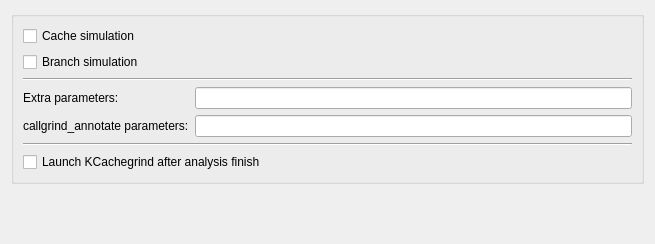
<?xml version="1.0" encoding="UTF-8"?>
<ui version="4.0">
 <class>Valgrind::CallgrindConfigPage</class>
 <widget class="QWidget" name="Valgrind::CallgrindConfigPage">
  <property name="geometry">
   <rect>
    <x>0</x>
    <y>0</y>
    <width>655</width>
    <height>244</height>
   </rect>
  </property>
  <layout class="QVBoxLayout">
   <item>
    <widget class="QGroupBox" name="groupBox_2">
     <property name="title">
      <string/>
     </property>
     <layout class="QVBoxLayout" name="verticalLayout_2">
      <item>
       <widget class="QCheckBox" name="cacheSimulation">
        <property name="toolTip">
         <string>&lt;html&gt;&lt;head/&gt;&lt;body&gt;&lt;p&gt;Specify if you want to do full cache simulation. By default, only instruction read accesses will be counted (&amp;quot;Ir&amp;quot;). With cache simulation, further event counters are enabled: &lt;/p&gt;&lt;p&gt;Cache misses on instruction reads (&amp;quot;I1mr&amp;quot;/&amp;quot;ILmr&amp;quot;), &lt;/p&gt;&lt;p&gt;data read accesses (&amp;quot;Dr&amp;quot;) and related cache misses (&amp;quot;D1mr&amp;quot;/&amp;quot;DLmr&amp;quot;), &lt;/p&gt;&lt;p&gt;data write accesses (&amp;quot;Dw&amp;quot;) and related cache misses (&amp;quot;D1mw&amp;quot;/&amp;quot;DLmw&amp;quot;).&lt;/p&gt;&lt;/body&gt;&lt;/html&gt;</string>
        </property>
        <property name="text">
         <string>Cache simulation</string>
        </property>
        <property name="checked">
         <bool>false</bool>
        </property>
       </widget>
      </item>
      <item>
       <widget class="QCheckBox" name="branchSimulation">
        <property name="toolTip">
         <string>&lt;html&gt;&lt;head/&gt;&lt;body&gt;&lt;p&gt;Specify if you want to do branch prediction simulation. Further event counters are enabled: Number of executed conditional branches and related predictor misses (&amp;quot;Bc&amp;quot;/&amp;quot;Bcm&amp;quot;), executed indirect jumps and related misses of the jump address predictor (&amp;quot;Bi&amp;quot;/&amp;quot;Bim&amp;quot;).&lt;/p&gt;&lt;/body&gt;&lt;/html&gt;</string>
        </property>
        <property name="text">
         <string>Branch simulation</string>
        </property>
        <property name="checked">
         <bool>false</bool>
        </property>
       </widget>
      </item>
      <item>
       <widget class="Line" name="line">
        <property name="orientation">
         <enum>Qt::Horizontal</enum>
        </property>
       </widget>
      </item>
      <item>
       <layout class="QFormLayout">
        <item row="0" column="0">
         <widget class="QLabel" name="label_2">
          <property name="text">
           <string>Extra parameters:</string>
          </property>
          <property name="buddy">
           <cstring>extraParameters</cstring>
          </property>
         </widget>
        </item>
        <item row="0" column="1">
         <widget class="QLineEdit" name="extraParameters">
          <property name="clearButtonEnabled">
           <bool>true</bool>
          </property>
         </widget>
        </item>
        <item row="1" column="0">
         <widget class="QLabel" name="label">
          <property name="text">
           <string>callgrind_annotate parameters:</string>
          </property>
          <property name="buddy">
           <cstring>callgrindAnnotateParameters</cstring>
          </property>
         </widget>
        </item>
        <item row="1" column="1">
         <widget class="QLineEdit" name="callgrindAnnotateParameters">
          <property name="clearButtonEnabled">
           <bool>true</bool>
          </property>
         </widget>
        </item>
       </layout>
      </item>
      <item>
       <widget class="Line" name="line_2">
        <property name="orientation">
         <enum>Qt::Horizontal</enum>
        </property>
       </widget>
      </item>
      <item>
       <widget class="QCheckBox" name="launchKCachegrind">
        <property name="text">
         <string>Launch KCachegrind after analysis finish</string>
        </property>
       </widget>
      </item>
     </layout>
    </widget>
   </item>
   <item>
    <spacer name="verticalSpacer">
     <property name="orientation">
      <enum>Qt::Vertical</enum>
     </property>
     <property name="sizeHint" stdset="0">
      <size>
       <width>20</width>
       <height>40</height>
      </size>
     </property>
    </spacer>
   </item>
  </layout>
 </widget>
 <tabstops>
  <tabstop>cacheSimulation</tabstop>
  <tabstop>branchSimulation</tabstop>
  <tabstop>extraParameters</tabstop>
  <tabstop>callgrindAnnotateParameters</tabstop>
  <tabstop>launchKCachegrind</tabstop>
 </tabstops>
 <resources/>
 <connections/>
</ui>
